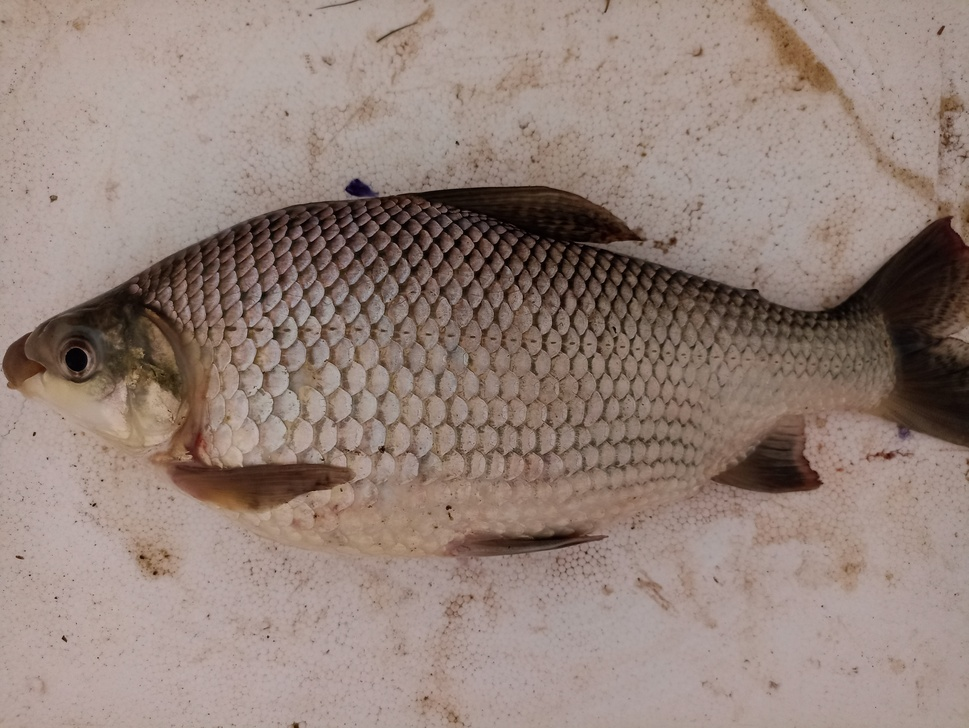
#> input picture data/coletas/combined/images/IMG_20220110_152533.jpg, 969 x 728 px, shrunk from 4624 x 3472 before the run; its folder holds only this picture in this run
$ python -i commons.py   (imports and definitions only)
#> lines starting #> are read from the running program, lines starting #| are printed output that depends on the picture
import numpy as np
from tqdm import tqdm
from matplotlib import pyplot as plt
from mpl_toolkits.axes_grid1 import ImageGrid
from skimage import filters
from skimage.io import imread
from skimage.color import rgb2gray
from skimage.transform import resize
import statistics
from skimage import filters, measure, morphology, exposure, feature
import skimage
import numpy as np

from glob import glob as show_dir_files
from scipy import ndimage as ndi
from matplotlib import pyplot as plt
from mpl_toolkits.axes_grid1 import ImageGrid

from skimage.io import imread
from skimage.color import rgb2gray
from sklearn.utils import shuffle
from sklearn.cluster import KMeans
from skimage.measure import label, regionprops
from sklearn.metrics import pairwise_distances_argmin
from skimage import filters, measure, morphology, exposure, feature
import statistics


# [15 lines left out: function check_colision_border, not called in this run]

def binarize_image(arr):
    return arr > filters.threshold_triangle(arr)
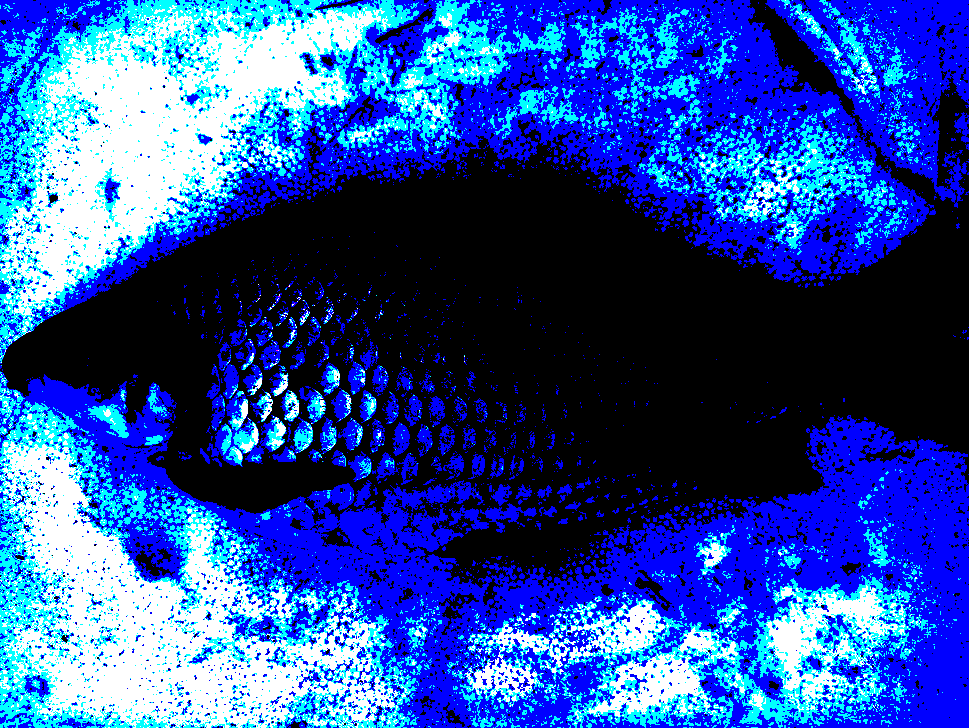
#> returned value: shape (728, 969, 3) bool; mean of channels 0, 1, 2 0.632, 0.302, 0.157; drawn as B, G, R

# [44 lines left out: functions plot, load_images_from_directory_resize, load_images_from_directory, not called in this run]


def auto_invert_image_mask(arr):

    """
    Calcula os pixels da imagem e inverte os pixels da imagem caso os pixels True > False
    Isso é uma forma de garatir que as mascaras tenham sempre o fundo preto = 0 e o ROI = 1
    """

    img = arr.copy()

    if statistics.mode(img.flatten()):
        img = np.invert(img)

    return img


def find_bighest_cluster_area(clusters):
    regions = measure.regionprops(clusters)

    all_areas = map(lambda item: item.area, regions)

    return max(all_areas)


def find_bighest_cluster(img):

    clusters = auto_invert_image_mask(img)

    clusters = measure.label(clusters, background=0)
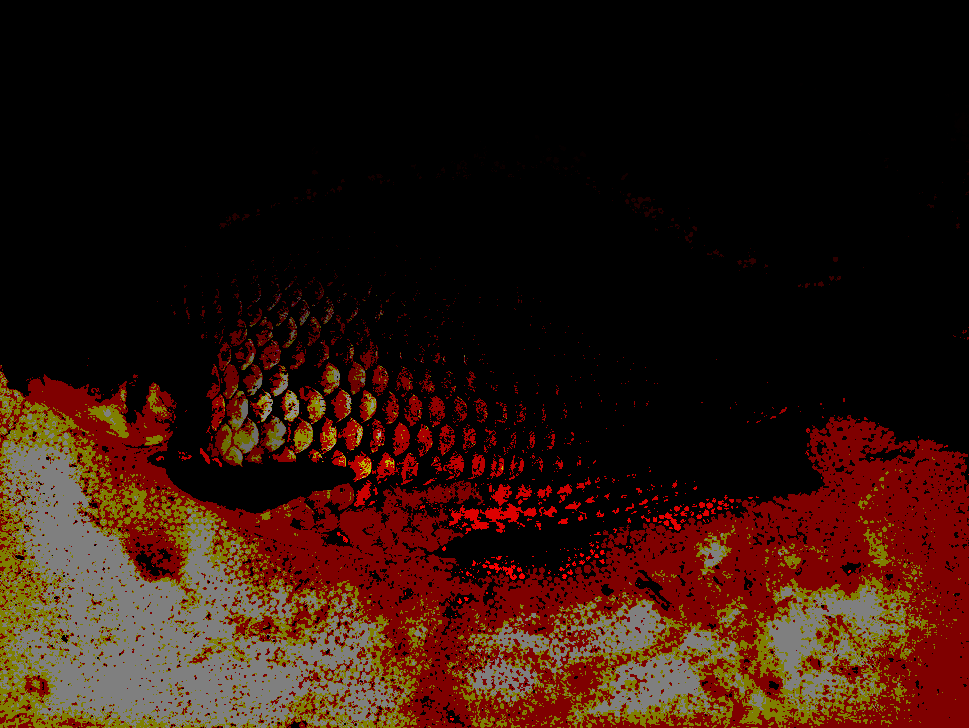
#> clusters: shape (728, 969, 3) int32; mean R, G, B 217.9, 98, 55.2; drawn with min black and max white

    cluster_size = find_bighest_cluster_area(clusters)
#> in find_bighest_cluster_area, `regions = measure.regionprops(clusters)`: regions = 1224 regions
#> cluster_size = 392976

    return morphology.remove_small_objects(clusters.astype(bool),
                                         min_size=(cluster_size - 1),
                                         connectivity=8)
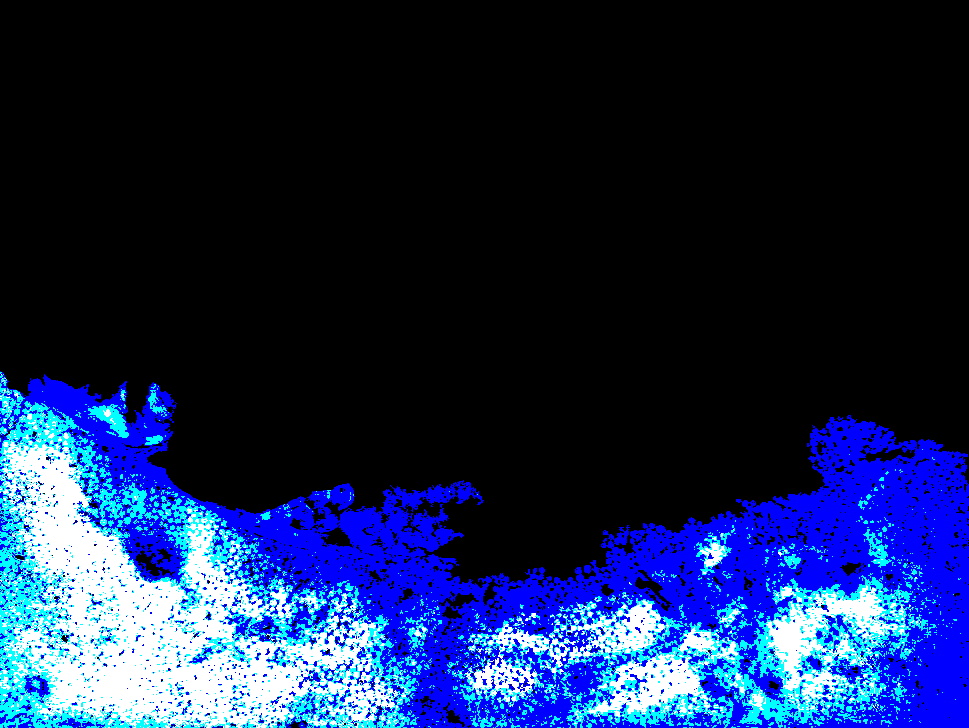
#> returned value: shape (728, 969, 3) bool; mean of channels 0, 1, 2 0.316, 0.153, 0.0878; drawn as B, G, R


def find_roi(img):

    binary_img = binarize_image(exposure.equalize_hist(img))

    best_cluster = find_bighest_cluster(binary_img)

    merged = binarize_image(binary_img + best_cluster)

    return binarize_image(find_bighest_cluster(merged))


def smoothing_mask_edges(mask):
    return binarize_image(filters.gaussian(mask, sigma=0.5))

>>> import cv2
>>> picture = cv2.cvtColor(cv2.imread('../data/coletas/combined/images/IMG_20220110_152533.jpg'), cv2.COLOR_BGR2RGB)
>>> result = find_roi(picture)

$ run again, on data/coletas/combined/images/IMG_20221029_093023.jpg
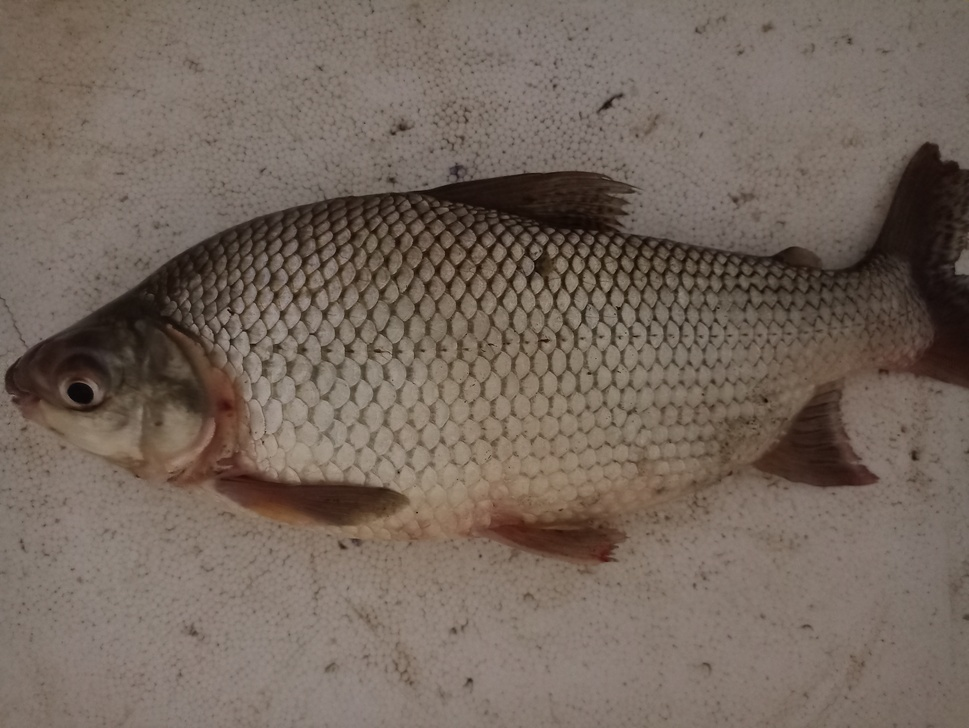
#> input picture data/coletas/combined/images/IMG_20221029_093023.jpg, 969 x 728 px, shrunk from 4624 x 3472 before the run
#> in find_bighest_cluster, `clusters = measure.label(clusters, background=0)`:
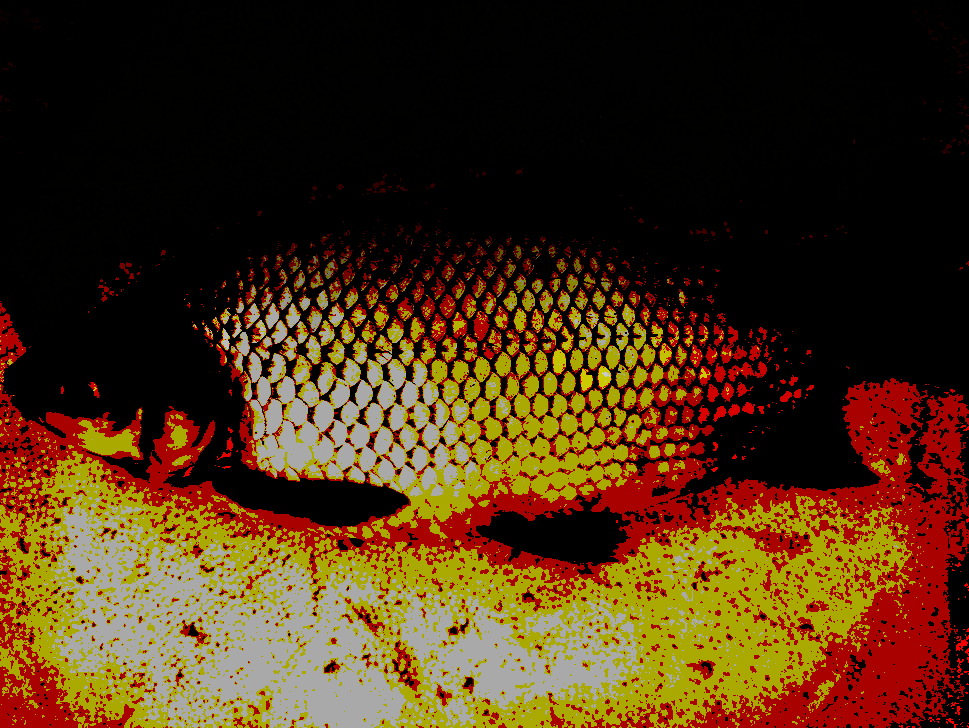
#> clusters: shape (728, 969, 3) int32; mean R, G, B 215.5, 137.9, 50.2; drawn with min black and max white
#> regions = 733 regions
#> cluster_size = 548313
#> in find_bighest_cluster, `return morphology.remove_small_objects(clusters.astype(bool), min_size..`:
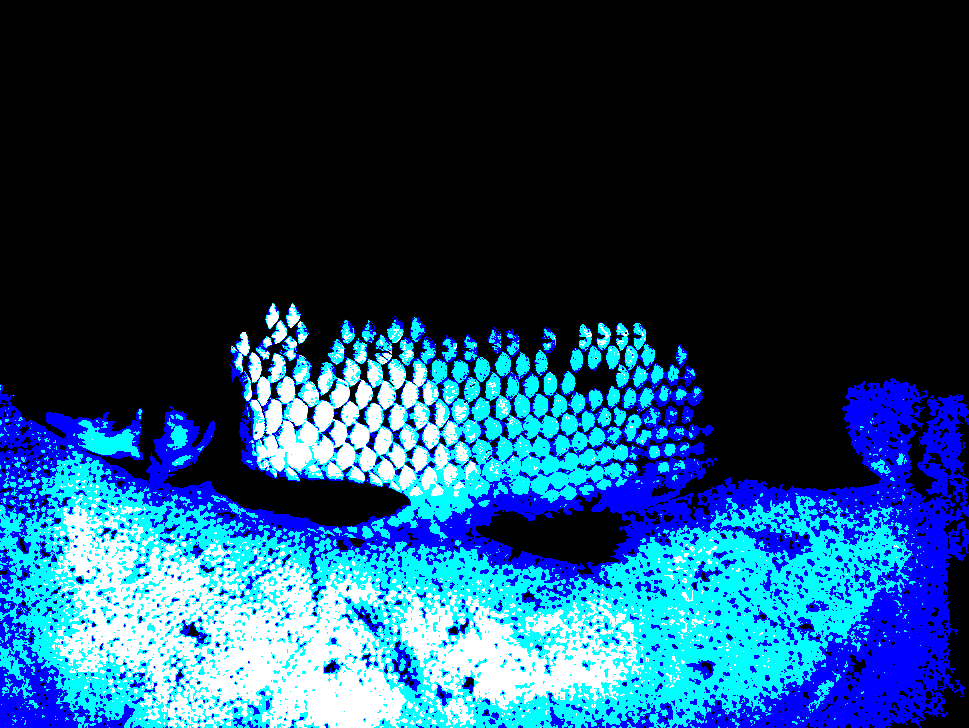
#> returned value: shape (728, 969, 3) bool; mean of channels 0, 1, 2 0.407, 0.27, 0.1; drawn as B, G, R

$ run again, on data/coletas/combined/images/IMG_20221029_093148.jpg
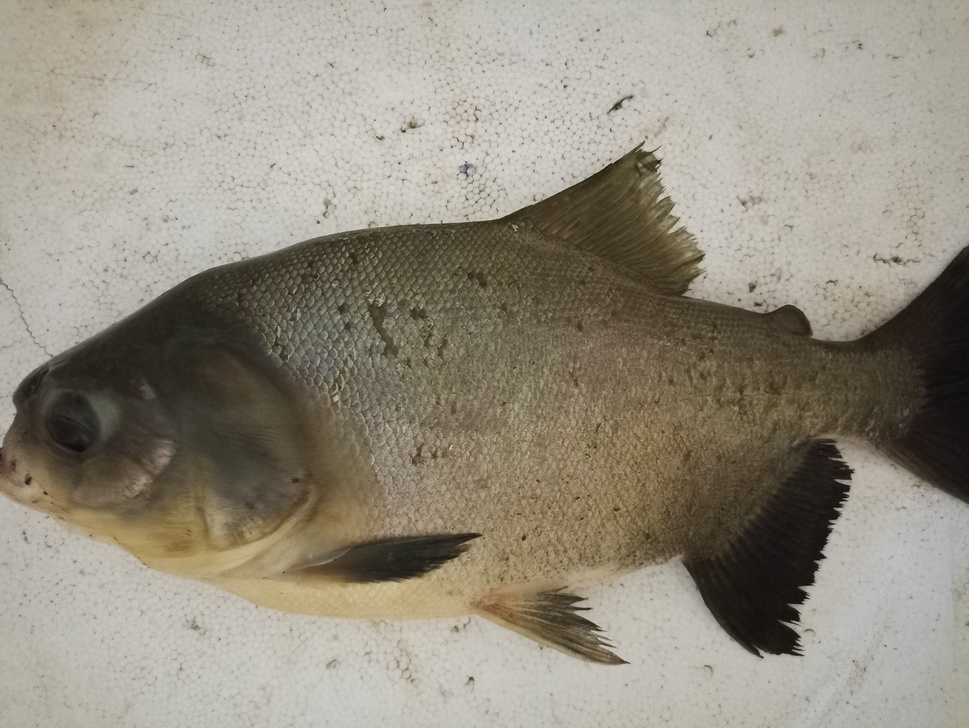
#> input picture data/coletas/combined/images/IMG_20221029_093148.jpg, 969 x 728 px, shrunk from 4624 x 3472 before the run
#> in find_bighest_cluster, `clusters = measure.label(clusters, background=0)`:
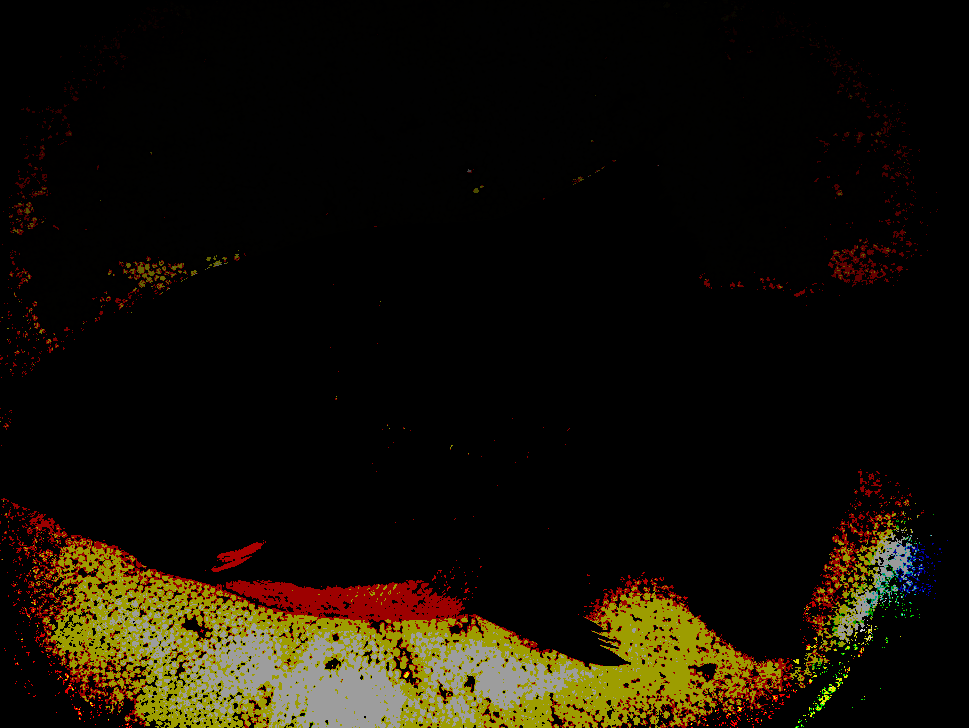
#> clusters: shape (728, 969, 3) int32; mean R, G, B 120, 91.2, 30.8; drawn with min black and max white
#> regions = 1467 regions
#> cluster_size = 341740
#> in find_bighest_cluster, `return morphology.remove_small_objects(clusters.astype(bool), min_size..`:
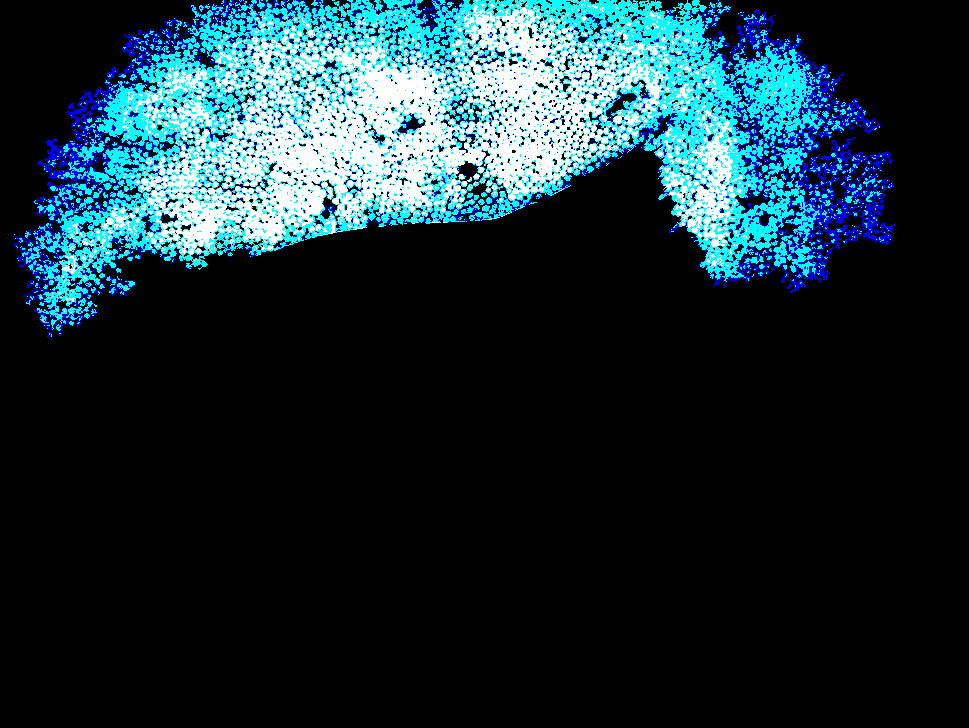
#> returned value: shape (728, 969, 3) bool; mean of channels 0, 1, 2 0.216, 0.181, 0.0872; drawn as B, G, R

$ run again, on data/coletas/combined/images/IMG_20221029_093253.jpg
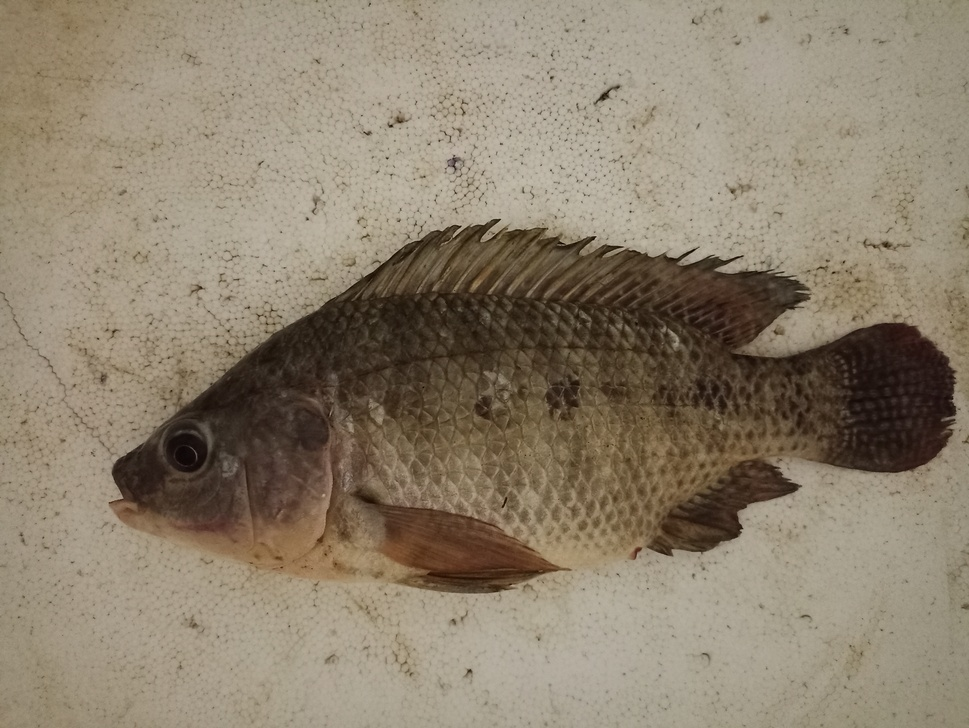
#> input picture data/coletas/combined/images/IMG_20221029_093253.jpg, 969 x 728 px, shrunk from 4624 x 3472 before the run
#> in find_bighest_cluster, `clusters = measure.label(clusters, background=0)`:
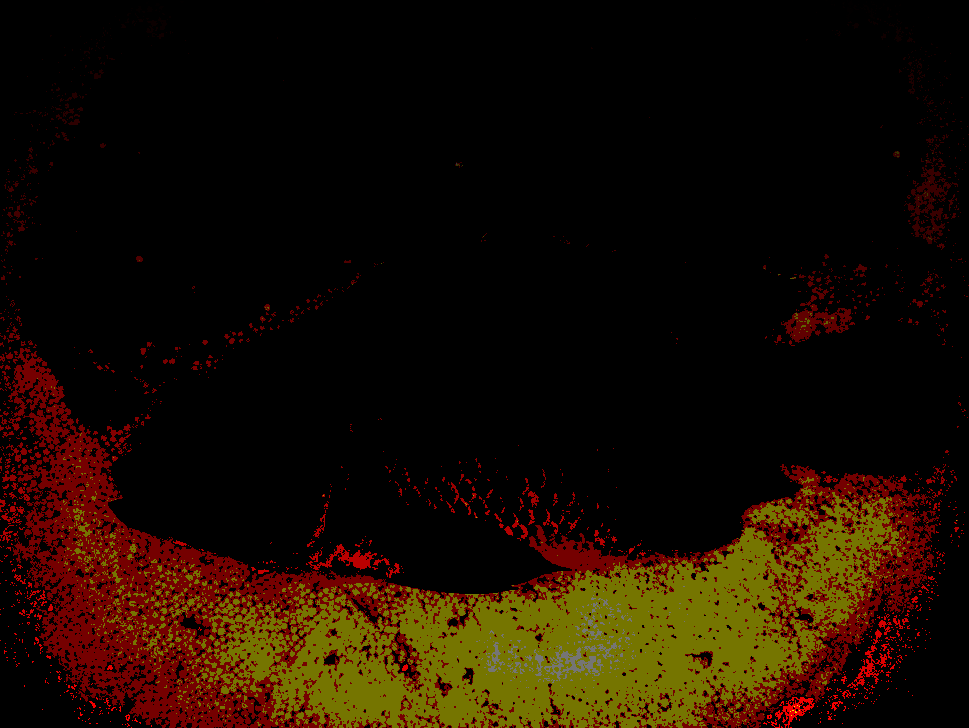
#> clusters: shape (728, 969, 3) int32; mean R, G, B 174.5, 85.3, 2.2; drawn with min black and max white
#> regions = 1688 regions
#> cluster_size = 352199
#> in find_bighest_cluster, `return morphology.remove_small_objects(clusters.astype(bool), min_size..`:
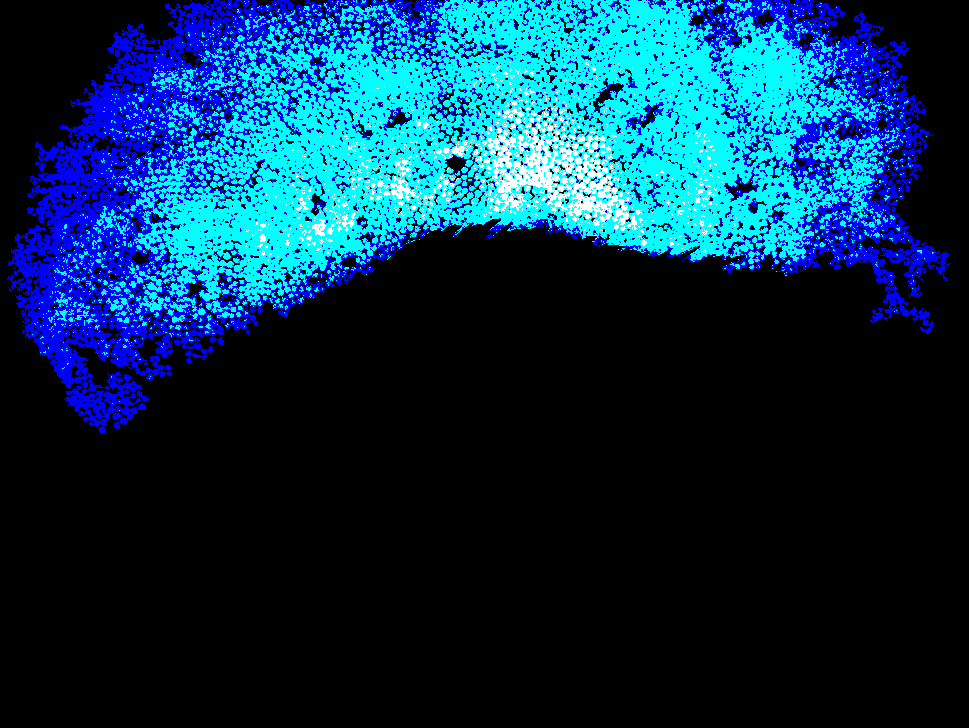
#> returned value: shape (728, 969, 3) bool; mean of channels 0, 1, 2 0.299, 0.184, 0.0159; drawn as B, G, R
